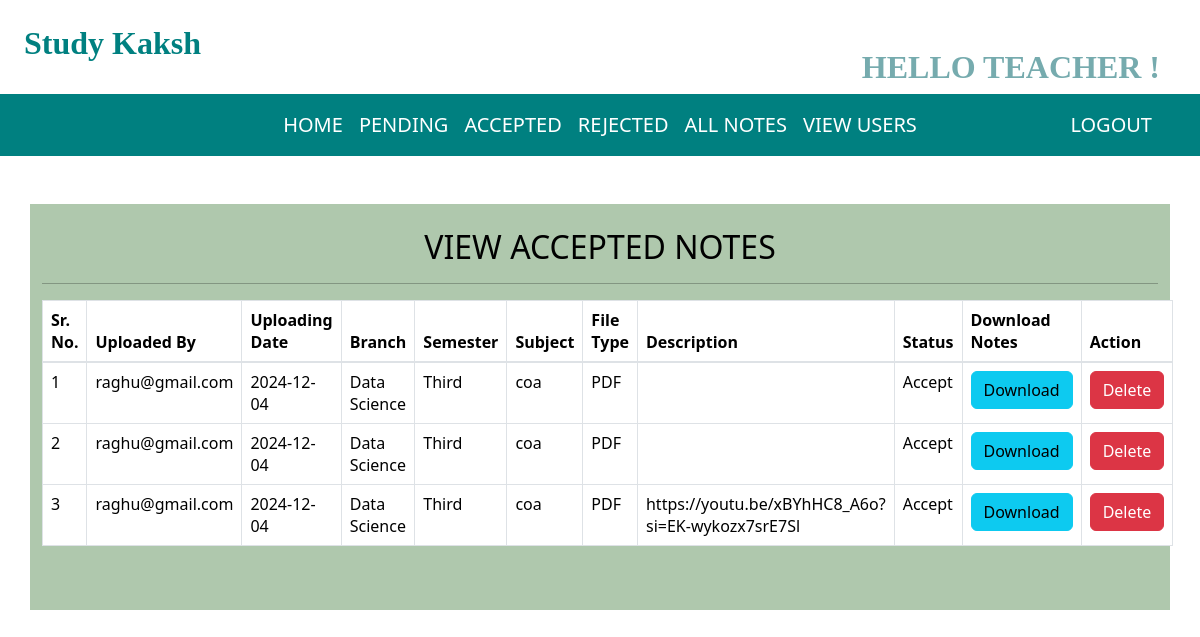
The page /accepted_notes (signed in) on the database its author committed.
### notes/models.py (models this page shows, shortened)
class Notes(models.Model):
    user = models.ForeignKey(User, on_delete=models.CASCADE)
    uploadingdate = models.CharField(max_length=30)
    branch = models.CharField(max_length=30)
    semester = models.CharField(max_length=30)
    subject = models.CharField(max_length=30)
    notesfile = models.FileField(null=True)
    filetype = models.CharField(max_length=30)
    description = models.CharField(max_length=200, null=True)
    status = models.CharField(max_length=15)

### notes/views.py (the view)
# urls.py: path('accepted_notes', accepted_notes, name='accepted_notes'),
def accepted_notes(request):
    if not request.user.is_authenticated:
        return redirect('login_teacher')
    notes = Notes.objects.filter(status="Accept")
    d = {'notes': notes}
    return render(request, 'accepted_notes.html', d)

### notes/templates/accepted_notes.html (shortened to what this page needs)
{% extends 'teacher_nav.html' %}
{% load static %}
{% block body %}
<link href=" https://cdnjs.cloudflare.com/ajax/libs/twitter-bootstrap/5.3.0/css/bootstrap.min.css" rel="stylesheet">
<link href="https://cdn.datatables.net/2.0.2/css/dataTables.bootstrap5.css" rel="stylesheet">
<div class="container-fluid mt-5" style="background-color : AFC8AD ;width: 95%;"><br>
    <H2 class="text-center" style="color:black">VIEW ACCEPTED NOTES</H2>
    <hr>
    <table class="table table-bordered" id="example">
        <thead>
        <tr>
            <th>Sr. No.</th>
            <th>Uploaded By</th>
            <th>Uploading Date</th>
            <th>Branch</th>
            <th>Semester</th>
            <th>Subject</th>
            <th>File Type</th>
            <th>Description</th>
            <th>Status</th>
            <th>Download Notes</th>
            <th>Action</th>
        </tr>
        </thead>
        <tbody>
        {% for i in notes%}
        <tr>
            <td>{{forloop.counter}}</td>
            <td>{{i.user.username}}</td>
            <td>{{i.uploadingdate}}</td>
            <td>{{i.branch}}</td>
            <td>{{i.semester}}</td>
            <td>{{i.subject}}</td>
            <td>{{i.filetype}}</td>
            <td>{{i.description}}</td>
            <td>{{i.status}}</td>
            <td><a class="btn btn-info" download href="{{i.notesfile.url}}">Download</a></td>
            <td><a class="btn btn-danger" href="{% url 'delete_notes' i.id %}"
                   onclick="return confirm('Are you sure...?')">Delete</a></td>
        </tr>
        {% endfor %}
        </tbody>
    </table>
    <br><br>
</div>
{% endblock %}

### notes/templates/accepted_notes.html (style rules this page uses)
body { background-color: #white; color: black; }
hr { border-color: black; }
.table th, .table td { color: black; }

### rows shown on the page
Notes: user.username "raghu@gmail.com", uploadingdate "2024-12-04", branch "Data Science", semester "Third", subject "coa", filetype "PDF", status "Accept"
Notes: user.username "raghu@gmail.com", uploadingdate "2024-12-04", branch "Data Science", semester "Third", subject "coa", filetype "PDF", status "Accept"
Notes: user.username "raghu@gmail.com", uploadingdate "2024-12-04", branch "Data Science", semester "Third", subject "coa", filetype "PDF", description "https://youtu.be/xBYhHC8_A6o?si=EK-wykozx7srE7Sl", status "Accept"
